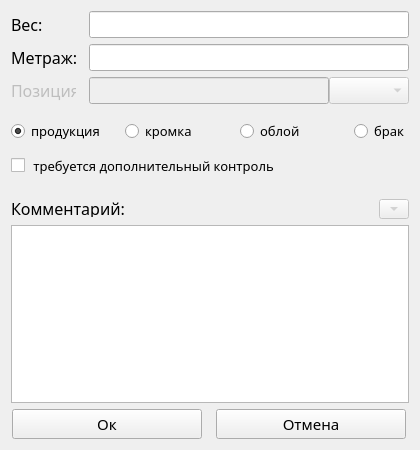
<?xml version="1.0" encoding="UTF-8"?>
<ui version="4.0">
 <class>roll_enter_dialog</class>
 <widget class="QDialog" name="roll_enter_dialog">
  <property name="windowModality">
   <enum>Qt::ApplicationModal</enum>
  </property>
  <property name="geometry">
   <rect>
    <x>0</x>
    <y>0</y>
    <width>420</width>
    <height>450</height>
   </rect>
  </property>
  <property name="sizePolicy">
   <sizepolicy hsizetype="Expanding" vsizetype="Expanding">
    <horstretch>0</horstretch>
    <verstretch>0</verstretch>
   </sizepolicy>
  </property>
  <property name="minimumSize">
   <size>
    <width>420</width>
    <height>400</height>
   </size>
  </property>
  <property name="maximumSize">
   <size>
    <width>420</width>
    <height>500</height>
   </size>
  </property>
  <property name="focusPolicy">
   <enum>Qt::TabFocus</enum>
  </property>
  <property name="contextMenuPolicy">
   <enum>Qt::NoContextMenu</enum>
  </property>
  <property name="windowTitle">
   <string>Введите рулон</string>
  </property>
  <property name="styleSheet">
   <string notr="true"/>
  </property>
  <layout class="QVBoxLayout" name="verticalLayout">
   <item>
    <layout class="QHBoxLayout" name="horizontalLayout_4">
     <property name="spacing">
      <number>13</number>
     </property>
     <item>
      <widget class="QLabel" name="label">
       <property name="minimumSize">
        <size>
         <width>65</width>
         <height>0</height>
        </size>
       </property>
       <property name="maximumSize">
        <size>
         <width>65</width>
         <height>16777215</height>
        </size>
       </property>
       <property name="font">
        <font>
         <family>Amazon Ember Display</family>
         <pointsize>12</pointsize>
        </font>
       </property>
       <property name="contextMenuPolicy">
        <enum>Qt::NoContextMenu</enum>
       </property>
       <property name="text">
        <string>Вес:</string>
       </property>
      </widget>
     </item>
     <item>
      <widget class="QLineEdit" name="weight_lineEdit">
       <property name="minimumSize">
        <size>
         <width>0</width>
         <height>27</height>
        </size>
       </property>
       <property name="font">
        <font>
         <family>Amazon Ember Display</family>
         <pointsize>12</pointsize>
        </font>
       </property>
       <property name="focusPolicy">
        <enum>Qt::StrongFocus</enum>
       </property>
      </widget>
     </item>
    </layout>
   </item>
   <item>
    <layout class="QHBoxLayout" name="horizontalLayout_2">
     <property name="spacing">
      <number>13</number>
     </property>
     <item>
      <widget class="QLabel" name="label_2">
       <property name="minimumSize">
        <size>
         <width>65</width>
         <height>0</height>
        </size>
       </property>
       <property name="maximumSize">
        <size>
         <width>65</width>
         <height>16777215</height>
        </size>
       </property>
       <property name="font">
        <font>
         <family>Amazon Ember Display</family>
         <pointsize>12</pointsize>
        </font>
       </property>
       <property name="contextMenuPolicy">
        <enum>Qt::NoContextMenu</enum>
       </property>
       <property name="text">
        <string>Метраж:</string>
       </property>
      </widget>
     </item>
     <item>
      <widget class="QLineEdit" name="lenght_lineEdit">
       <property name="minimumSize">
        <size>
         <width>0</width>
         <height>27</height>
        </size>
       </property>
       <property name="font">
        <font>
         <family>Amazon Ember Display</family>
         <pointsize>12</pointsize>
        </font>
       </property>
       <property name="focusPolicy">
        <enum>Qt::StrongFocus</enum>
       </property>
      </widget>
     </item>
    </layout>
   </item>
   <item>
    <layout class="QFormLayout" name="formLayout_3">
     <property name="horizontalSpacing">
      <number>13</number>
     </property>
     <property name="verticalSpacing">
      <number>6</number>
     </property>
     <item row="0" column="0">
      <widget class="QLabel" name="label_3">
       <property name="enabled">
        <bool>false</bool>
       </property>
       <property name="minimumSize">
        <size>
         <width>65</width>
         <height>0</height>
        </size>
       </property>
       <property name="maximumSize">
        <size>
         <width>65</width>
         <height>16777215</height>
        </size>
       </property>
       <property name="font">
        <font>
         <family>Amazon Ember Display</family>
         <pointsize>12</pointsize>
        </font>
       </property>
       <property name="contextMenuPolicy">
        <enum>Qt::NoContextMenu</enum>
       </property>
       <property name="text">
        <string>Позиция:</string>
       </property>
      </widget>
     </item>
     <item row="0" column="1">
      <layout class="QFormLayout" name="formLayout">
       <property name="horizontalSpacing">
        <number>0</number>
       </property>
       <item row="0" column="0">
        <widget class="QLineEdit" name="pos_lineEdit">
         <property name="enabled">
          <bool>false</bool>
         </property>
         <property name="sizePolicy">
          <sizepolicy hsizetype="Preferred" vsizetype="Fixed">
           <horstretch>0</horstretch>
           <verstretch>0</verstretch>
          </sizepolicy>
         </property>
         <property name="minimumSize">
          <size>
           <width>240</width>
           <height>27</height>
          </size>
         </property>
         <property name="maximumSize">
          <size>
           <width>16777215</width>
           <height>16777215</height>
          </size>
         </property>
         <property name="font">
          <font>
           <family>Amazon Ember Cd RC</family>
           <pointsize>11</pointsize>
          </font>
         </property>
         <property name="focusPolicy">
          <enum>Qt::ClickFocus</enum>
         </property>
         <property name="styleSheet">
          <string notr="true"/>
         </property>
         <property name="text">
          <string/>
         </property>
         <property name="alignment">
          <set>Qt::AlignLeading|Qt::AlignLeft|Qt::AlignTop</set>
         </property>
        </widget>
       </item>
       <item row="0" column="1">
        <widget class="QComboBox" name="position_comboBox">
         <property name="enabled">
          <bool>false</bool>
         </property>
         <property name="sizePolicy">
          <sizepolicy hsizetype="Expanding" vsizetype="Fixed">
           <horstretch>0</horstretch>
           <verstretch>0</verstretch>
          </sizepolicy>
         </property>
         <property name="minimumSize">
          <size>
           <width>60</width>
           <height>27</height>
          </size>
         </property>
         <property name="maximumSize">
          <size>
           <width>1600</width>
           <height>27</height>
          </size>
         </property>
         <property name="font">
          <font>
           <family>Amazon Ember Cd RC</family>
           <pointsize>11</pointsize>
          </font>
         </property>
        </widget>
       </item>
      </layout>
     </item>
    </layout>
   </item>
   <item>
    <layout class="QGridLayout" name="gridLayout_2">
     <property name="topMargin">
      <number>10</number>
     </property>
     <item row="0" column="1">
      <widget class="QRadioButton" name="edge_radioButton">
       <property name="minimumSize">
        <size>
         <width>0</width>
         <height>22</height>
        </size>
       </property>
       <property name="font">
        <font>
         <family>Amazon Ember Display</family>
         <pointsize>10</pointsize>
        </font>
       </property>
       <property name="text">
        <string>кромка</string>
       </property>
      </widget>
     </item>
     <item row="0" column="3">
      <widget class="QRadioButton" name="waste_radioButton">
       <property name="minimumSize">
        <size>
         <width>0</width>
         <height>22</height>
        </size>
       </property>
       <property name="maximumSize">
        <size>
         <width>55</width>
         <height>16777215</height>
        </size>
       </property>
       <property name="font">
        <font>
         <family>Amazon Ember Display</family>
         <pointsize>10</pointsize>
        </font>
       </property>
       <property name="text">
        <string>брак</string>
       </property>
      </widget>
     </item>
     <item row="0" column="2">
      <widget class="QRadioButton" name="scrap_radioButton">
       <property name="minimumSize">
        <size>
         <width>0</width>
         <height>22</height>
        </size>
       </property>
       <property name="font">
        <font>
         <family>Amazon Ember Display</family>
         <pointsize>10</pointsize>
        </font>
       </property>
       <property name="text">
        <string>облой</string>
       </property>
      </widget>
     </item>
     <item row="0" column="0">
      <widget class="QRadioButton" name="radioButton_4">
       <property name="minimumSize">
        <size>
         <width>0</width>
         <height>22</height>
        </size>
       </property>
       <property name="font">
        <font>
         <family>Amazon Ember Display</family>
         <pointsize>10</pointsize>
        </font>
       </property>
       <property name="text">
        <string>продукция</string>
       </property>
       <property name="checked">
        <bool>true</bool>
       </property>
      </widget>
     </item>
    </layout>
   </item>
   <item>
    <widget class="QCheckBox" name="add_control_checkbox">
     <property name="sizePolicy">
      <sizepolicy hsizetype="Minimum" vsizetype="Expanding">
       <horstretch>0</horstretch>
       <verstretch>0</verstretch>
      </sizepolicy>
     </property>
     <property name="minimumSize">
      <size>
       <width>0</width>
       <height>35</height>
      </size>
     </property>
     <property name="maximumSize">
      <size>
       <width>16777215</width>
       <height>40</height>
      </size>
     </property>
     <property name="font">
      <font>
       <family>Amazon Ember Display</family>
       <pointsize>10</pointsize>
      </font>
     </property>
     <property name="text">
      <string> требуется дополнительный контроль</string>
     </property>
    </widget>
   </item>
   <item>
    <layout class="QFormLayout" name="formLayout_2">
     <property name="labelAlignment">
      <set>Qt::AlignLeading|Qt::AlignLeft|Qt::AlignVCenter</set>
     </property>
     <property name="horizontalSpacing">
      <number>254</number>
     </property>
     <property name="topMargin">
      <number>10</number>
     </property>
     <item row="0" column="0">
      <widget class="QLabel" name="label_4">
       <property name="maximumSize">
        <size>
         <width>16777215</width>
         <height>18</height>
        </size>
       </property>
       <property name="font">
        <font>
         <family>Amazon Ember Display</family>
         <pointsize>12</pointsize>
        </font>
       </property>
       <property name="contextMenuPolicy">
        <enum>Qt::NoContextMenu</enum>
       </property>
       <property name="text">
        <string>Комментарий:</string>
       </property>
      </widget>
     </item>
     <item row="0" column="1">
      <widget class="QToolButton" name="waste_toolButton">
       <property name="enabled">
        <bool>false</bool>
       </property>
       <property name="minimumSize">
        <size>
         <width>30</width>
         <height>20</height>
        </size>
       </property>
       <property name="maximumSize">
        <size>
         <width>40</width>
         <height>20</height>
        </size>
       </property>
       <property name="text">
        <string>...</string>
       </property>
       <property name="arrowType">
        <enum>Qt::DownArrow</enum>
       </property>
      </widget>
     </item>
    </layout>
   </item>
   <item>
    <widget class="QTextEdit" name="comment_textEdit">
     <property name="font">
      <font>
       <family>Amazon Ember Display</family>
       <pointsize>12</pointsize>
      </font>
     </property>
     <property name="focusPolicy">
      <enum>Qt::ClickFocus</enum>
     </property>
     <property name="tabChangesFocus">
      <bool>true</bool>
     </property>
    </widget>
   </item>
   <item>
    <layout class="QGridLayout" name="gridLayout">
     <property name="horizontalSpacing">
      <number>13</number>
     </property>
     <item row="0" column="0">
      <widget class="QPushButton" name="ok_button">
       <property name="sizePolicy">
        <sizepolicy hsizetype="Expanding" vsizetype="Fixed">
         <horstretch>0</horstretch>
         <verstretch>0</verstretch>
        </sizepolicy>
       </property>
       <property name="minimumSize">
        <size>
         <width>100</width>
         <height>30</height>
        </size>
       </property>
       <property name="maximumSize">
        <size>
         <width>190</width>
         <height>30</height>
        </size>
       </property>
       <property name="font">
        <font>
         <family>Amazon Ember Display</family>
         <pointsize>11</pointsize>
         <stylestrategy>PreferAntialias</stylestrategy>
         <kerning>false</kerning>
        </font>
       </property>
       <property name="cursor">
        <cursorShape>PointingHandCursor</cursorShape>
       </property>
       <property name="focusPolicy">
        <enum>Qt::NoFocus</enum>
       </property>
       <property name="text">
        <string>Ок</string>
       </property>
      </widget>
     </item>
     <item row="0" column="1">
      <widget class="QPushButton" name="quit_button">
       <property name="sizePolicy">
        <sizepolicy hsizetype="Expanding" vsizetype="Fixed">
         <horstretch>0</horstretch>
         <verstretch>0</verstretch>
        </sizepolicy>
       </property>
       <property name="minimumSize">
        <size>
         <width>100</width>
         <height>30</height>
        </size>
       </property>
       <property name="maximumSize">
        <size>
         <width>190</width>
         <height>30</height>
        </size>
       </property>
       <property name="font">
        <font>
         <family>Amazon Ember Display</family>
         <pointsize>11</pointsize>
         <stylestrategy>PreferAntialias</stylestrategy>
         <kerning>false</kerning>
        </font>
       </property>
       <property name="cursor">
        <cursorShape>PointingHandCursor</cursorShape>
       </property>
       <property name="focusPolicy">
        <enum>Qt::NoFocus</enum>
       </property>
       <property name="text">
        <string>Отмена</string>
       </property>
      </widget>
     </item>
    </layout>
   </item>
  </layout>
 </widget>
 <resources/>
 <connections/>
</ui>
